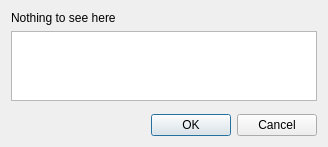
<?xml version="1.0" encoding="UTF-8"?>
<ui version="4.0">
 <class>AddToDeployerDialog</class>
 <widget class="QDialog" name="AddToDeployerDialog">
  <property name="geometry">
   <rect>
    <x>0</x>
    <y>0</y>
    <width>328</width>
    <height>147</height>
   </rect>
  </property>
  <property name="windowTitle">
   <string>Add to Deployer</string>
  </property>
  <layout class="QGridLayout" name="gridLayout">
   <item row="1" column="0" colspan="2">
    <widget class="QListWidget" name="deployer_list"/>
   </item>
   <item row="0" column="0">
    <widget class="QLabel" name="text_label">
     <property name="text">
      <string>Nothing to see here</string>
     </property>
    </widget>
   </item>
   <item row="3" column="1">
    <widget class="QDialogButtonBox" name="buttonBox">
     <property name="orientation">
      <enum>Qt::Horizontal</enum>
     </property>
     <property name="standardButtons">
      <set>QDialogButtonBox::Cancel|QDialogButtonBox::Ok</set>
     </property>
    </widget>
   </item>
   <item row="2" column="0" colspan="2">
    <spacer name="verticalSpacer">
     <property name="orientation">
      <enum>Qt::Vertical</enum>
     </property>
     <property name="sizeHint" stdset="0">
      <size>
       <width>20</width>
       <height>213</height>
      </size>
     </property>
    </spacer>
   </item>
  </layout>
 </widget>
 <resources/>
 <connections>
  <connection>
   <sender>buttonBox</sender>
   <signal>accepted()</signal>
   <receiver>AddToDeployerDialog</receiver>
   <slot>accept()</slot>
   <hints>
    <hint type="sourcelabel">
     <x>248</x>
     <y>254</y>
    </hint>
    <hint type="destinationlabel">
     <x>157</x>
     <y>274</y>
    </hint>
   </hints>
  </connection>
  <connection>
   <sender>buttonBox</sender>
   <signal>rejected()</signal>
   <receiver>AddToDeployerDialog</receiver>
   <slot>reject()</slot>
   <hints>
    <hint type="sourcelabel">
     <x>316</x>
     <y>260</y>
    </hint>
    <hint type="destinationlabel">
     <x>286</x>
     <y>274</y>
    </hint>
   </hints>
  </connection>
 </connections>
</ui>
